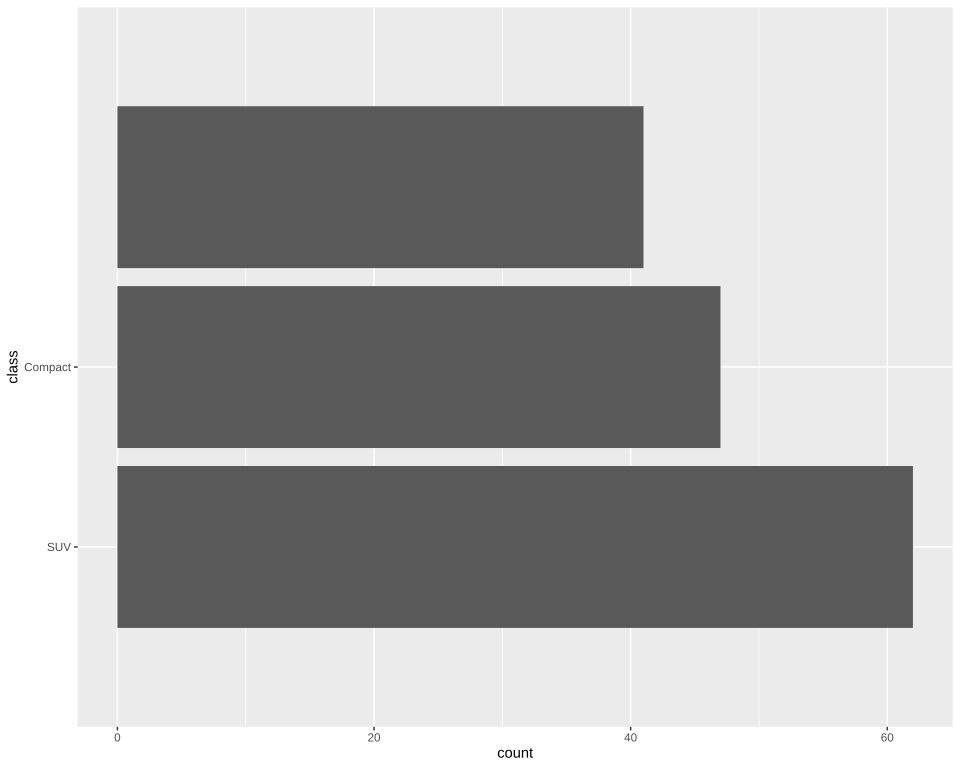

Recreate this plot in R.
# The plot test/golden/scale_discrete_bars.svg draws, drawn by ggplot2 itself, as ggplot2's own visual tests draw
# their snapshots: the independent check on that golden whenever it changes. The suite never runs
# this; it needs R, ggplot2 and vdiffr, saved as the Docker image giggly-r:ggplot2-4.0.3. From the
# repository's root:
#
#   docker run --rm -v "$PWD/test/golden":/golden:ro giggly-r:ggplot2-4.0.3 \
#     Rscript /golden/scale_discrete_bars.R > scale_discrete_bars.ggplot2.svg
#
# and compare the two drawings element by element, as test/golden/point.R describes.
#
# mpg's classes counted along y on a discrete y scale showing suv, compact and midsize, whose
# other classes are not counted, marking compact and suv alone, labelled by place, with room of a
# whole level beside the first and last.
#
# First checked with ggplot2 4.0.3 and vdiffr 1.0.9: every element and clip path matches, the one
# departure test/golden/point.R's, the x axis drawn before the y.

library(ggplot2)

plot <- ggplot(mpg, aes(y = class)) +
  geom_bar() +
  scale_y_discrete(
    limits = c("suv", "compact", "midsize"),
    breaks = c("compact", "suv"),
    labels = c("Compact", "SUV"),
    expand = expansion(add = 1)
  ) +
  theme_gray()

file <- tempfile(fileext = ".svg")
suppressWarnings(vdiffr::write_svg(plot, file))
cat(readLines(file), sep = "\n")
